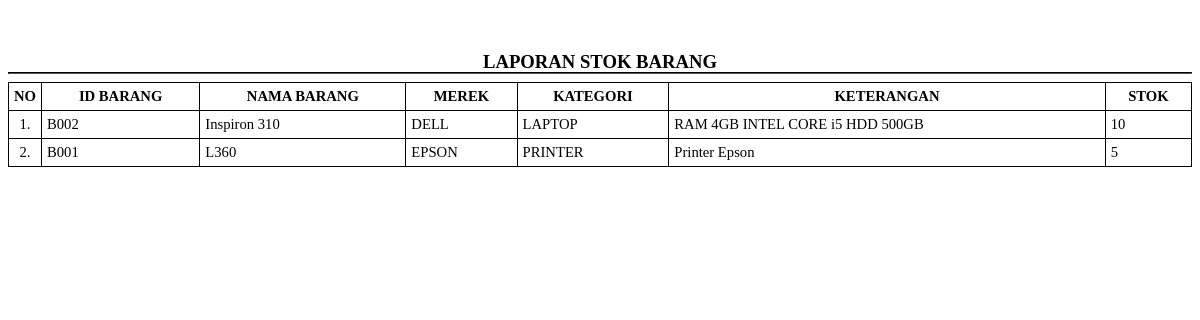
The page /process/lap_stok_barang.php on the database its author committed.
### tables this page shows
CREATE TABLE `barang` (
  `idbarang` varchar(255) NOT NULL,
  `merek_id` varchar(255) NOT NULL,
  `kategori_id` varchar(255) NOT NULL,
  `nama_barang` varchar(128) NOT NULL,
  `keterangan` varchar(256) NOT NULL,
  `stok` int(11) NOT NULL
);

CREATE TABLE `merek` (
  `idmerek` varchar(255) NOT NULL,
  `nama_merek` varchar(128) NOT NULL,
  `keterangan` varchar(256) NOT NULL
);

CREATE TABLE `kategori` (
  `idkategori` varchar(255) NOT NULL,
  `nama_kategori` varchar(128) NOT NULL,
  `keterangan` varchar(256) NOT NULL
);

### process/lap_stok_barang.php (the view, shortened to what this page needs)
<?php
include ('../config/function.php');
?>
<html>
<head>
</head>
<body>
    <?php
    $query = mysqli_query($con,"SELECT x.*,x1.nama_merek,x2.nama_kategori FROM barang x JOIN merek x1 ON x1.idmerek=x.merek_id JOIN kategori x2 ON x2.idkategori=x.kategori_id ORDER BY x.idbarang DESC")or die(mysqli_error($con));
    ?>
    <div style="page-break-after:always;text-align:center;margin-top:5%;">
        <div style="line-height:5px;">
            <h2>LAPORAN STOK BARANG</h2>
        </div>
        <hr style="border-color:black;">
        <table class="tab">
            <tr>
                <th width="20">NO</th>
                <th>ID BARANG</th>
                <th>NAMA BARANG</th>
                <th>MEREK</th>
                <th>KATEGORI</th>
                <th>KETERANGAN</th>
                <th>STOK</th>
            </tr>
            <?php $n=1; while($row = mysqli_fetch_array($query)): ?>
            <tr>
                <td align="center"><?= $n++.'.'; ?></td>
                <td><?= $row['idbarang']; ?></td>
                <td><?= $row['nama_barang']; ?></td>
                <td><?= $row['nama_merek']; ?></td>
                <td><?= $row['nama_kategori']; ?></td>
                <td><?= $row['keterangan']; ?></td>
                <td><?= $row['stok']; ?></td>
            </tr>
            <?php endwhile; ?>
        </table>
    </div>
</body>
</html>

### process/lap_stok_barang.php (style rules this page uses)
h2 { padding: 0px; margin: 0px; font-size: 14pt; }
table { border-collapse: collapse; border: 1px solid #000; font-size: 11pt; }
th, td { border: 1px solid #000; padding: 5px; }
table.tab { table-layout: auto; width: 100%; }

### rows shown on the page
barang: idbarang "B002", nama_barang "Inspiron 310", merek.nama_merek "DELL", kategori.nama_kategori "LAPTOP", keterangan "RAM 4GB INTEL CORE i5 HDD 500GB", stok "10"
barang: idbarang "B001", nama_barang "L360", merek.nama_merek "EPSON", kategori.nama_kategori "PRINTER", keterangan "Printer Epson", stok "5"
